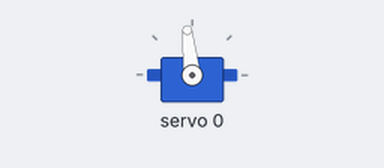
A sketch run on a simulated Arduino Uno, built with avr-gcc and run on an emulated ATmega328P. Parts: servo.

Above: at 0.05 s.
Timing chart, 0 to 4.6 s (numbered marks = the images above):
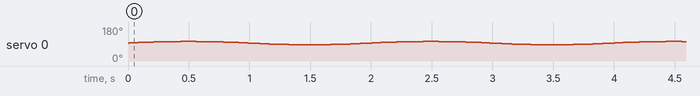

The sketch:

waveformgentest1.ino
```cpp
#include <math.h>
#include <Wire.h>
#include <Adafruit_PWMServoDriver.h> // For the 16ch servo driver

Adafruit_PWMServoDriver pwm = Adafruit_PWMServoDriver(); //Default address 0x40
#define SERVOMIN 150 // 'min' pulse length count (out of 4096) for PWM signal
#define SERVOMAX 600 // 'max' pulse length count (out of 4096) for PWM signal
// ^^^^ Find these experimentally

int servonum = 0;

// Wave constants
double f = 0.5;
double mid = 90;
double A = 9.0;
double time = 0;

// Set up waveform generator with constants Pa, Pb for sin,cos polynomials
double Pa[] = {0.000000641, 0.000000052,-0.001974030, 0.000000082, 0.999999986};
double Pb[] = {0.000000101,-0.000041791, 0.000000840, 0.062831256, 0.000000098};
double Ck = 1, Co = 1;
double Sk = 0, So = 0;

double alphar = Pa[4]+f*(Pa[3]+f*(Pa[2]+f*(Pa[1]+f*Pa[0])));  //These will have to go in loop for var
double betar  = Pb[4]+f*(Pb[3]+f*(Pb[2]+f*(Pb[1]+f*Pa[0])));  //frequency

// Set up fixed time constants
int STD_LOOP_TIME = 10; //This should be dt, NOT dt-1
int lastLoopTime = STD_LOOP_TIME;
int lastLoopUsefulTime = STD_LOOP_TIME;
unsigned long loopStartTime = 0;


void setup() {
  Serial.begin(9600);
  pwm.begin();
  pwm.setPWMFreq(60); // Analog servos run at ~60 Hz updates

}

void loop() {
  Co = Ck;
  So = Sk;
  Ck = alphar*Co - betar*So;
  Sk = betar*Co + alphar*So;

  double pos = mid + A*Sk;
  double pulselen = setpulse(pos);
  pwm.setPWM(servonum,0,pulselen);

  //Fixing Loop Time
  fixTime();
}


double setpulse(double ang) {
  double pwmrange = SERVOMAX - SERVOMIN;
  double angrange = 180.0; //Approximate range of servo angle
  double pulse = ang * pwmrange/angrange + SERVOMIN;

  return pulse;
}

void fixTime() {
  lastLoopUsefulTime = millis() - loopStartTime;
  if(lastLoopUsefulTime<STD_LOOP_TIME) {
    delay(STD_LOOP_TIME - lastLoopUsefulTime);
  }
  lastLoopTime = millis() - loopStartTime;
  loopStartTime = millis();
}
```
